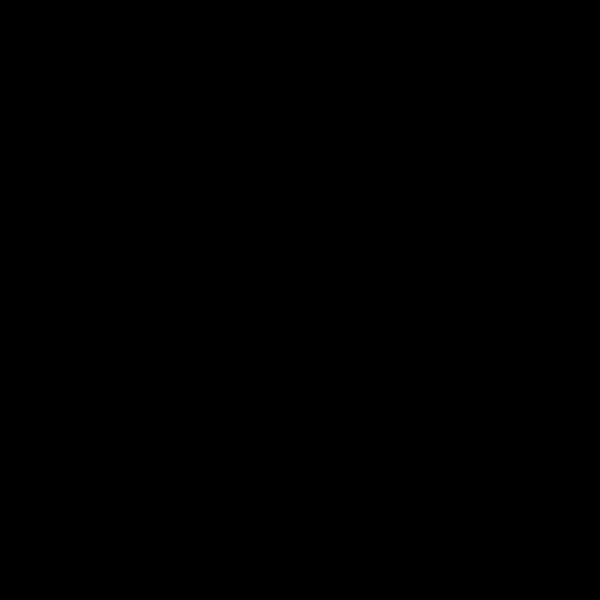
Frame 1 (no input)
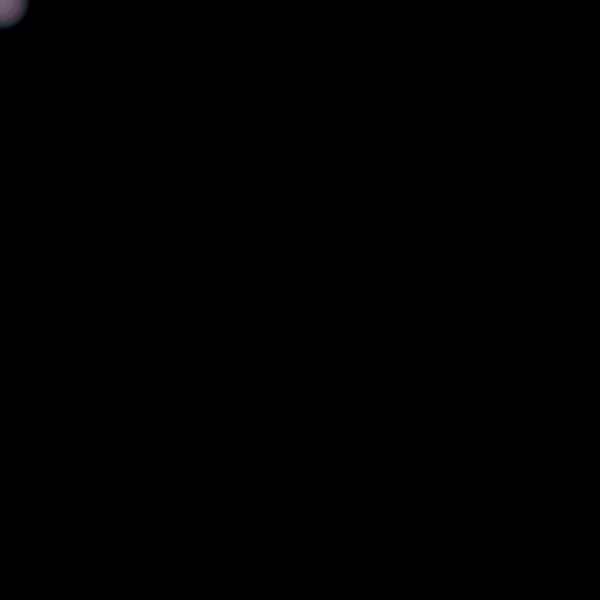
Frame 60 (the mouse pressed at the canvas centre just before this capture)
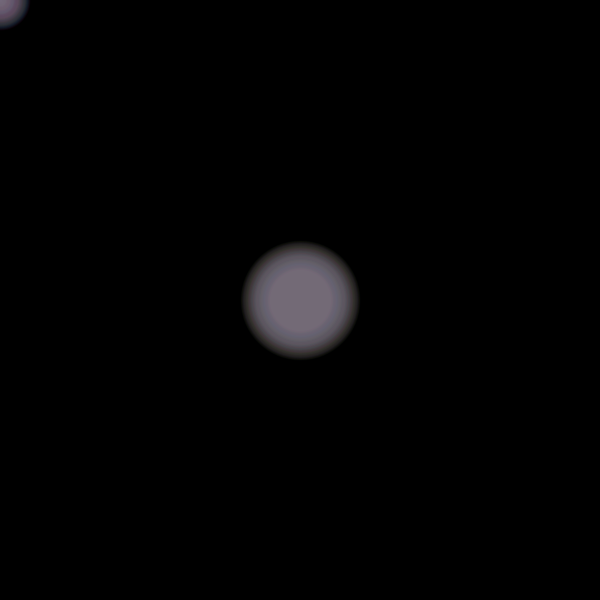
Frame 120 (the mouse held since frame 60 and released just before this capture)

The Processing sketch that drew these frames (run headless with seeded random() and noise(); from frame 60 on, the mouse is pressed at the canvas centre):

// Processing sketch: P_S1_Points1
// ── P_S1_Points1.pde
//Tomas de Camino Beck
void setup(){
  size(600,600);
  smooth(8);
  background(0);
}

void draw(){
  int s = frameCount % 200;
  strokeWeight(s);
  stroke(random(255),random(255),random(255),10);
  point(mouseX,mouseY);
}
